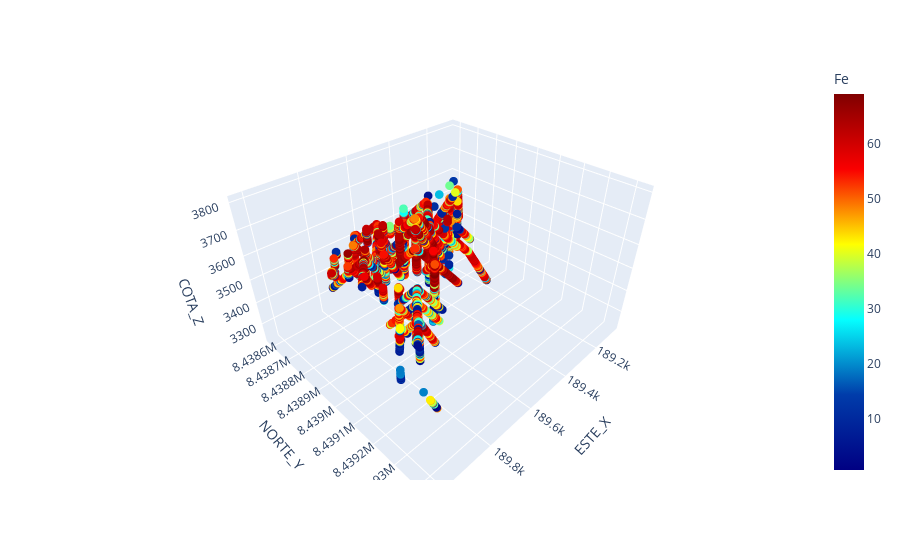

The notebook cell saved with this chart:
### Code cell
fig = px.scatter_3d(original, x="ESTE_X", y="NORTE_Y",z="COTA_Z", color="Fe",
#fig = px.scatter_3d(data_2022, x="X", y="Y",z="Z", color="MINTYPE_CODE",
                    color_continuous_scale=px.colors.sequential.Jet)
fig.update_traces(marker=dict(size=3))
fig.show()

### Figure 1 — Plotly figure (JSON) as saved in the notebook; plotly's stock layout.template omitted (floating-point values rounded to 4 significant figures; data arrays with more than 128 entries replaced by an {"elided": "..."} marker saying what was removed)
{"data": [{"hovertemplate": "ESTE_X=%{x}<br>NORTE_Y=%{y}<br>COTA_Z=%{z}<br>Fe=%{marker.color}<extra></extra>", "legendgroup": "", "marker": {"color": {"elided": "3562 float values"}, "coloraxis": "coloraxis", "size": 3, "symbol": "circle"}, "mode": "markers", "name": "", "scene": "scene", "showlegend": false, "type": "scatter3d", "x": {"elided": "3562 float values"}, "y": {"elided": "3562 float values"}, "z": {"elided": "3562 float values"}}], "layout": {"coloraxis": {"colorbar": {"title": {"text": "Fe"}}, "colorscale": [[0, "rgb(0,0,131)"], [0.2, "rgb(0,60,170)"], [0.4, "rgb(5,255,255)"], [0.6, "rgb(255,255,0)"], [0.8, "rgb(250,0,0)"], [1, "rgb(128,0,0)"]]}, "legend": {"tracegroupgap": 0}, "margin": {"t": 60}, "scene": {"domain": {"x": [0, 1], "y": [0, 1]}, "xaxis": {"title": {"text": "ESTE_X"}}, "yaxis": {"title": {"text": "NORTE_Y"}}, "zaxis": {"title": {"text": "COTA_Z"}}}}}
